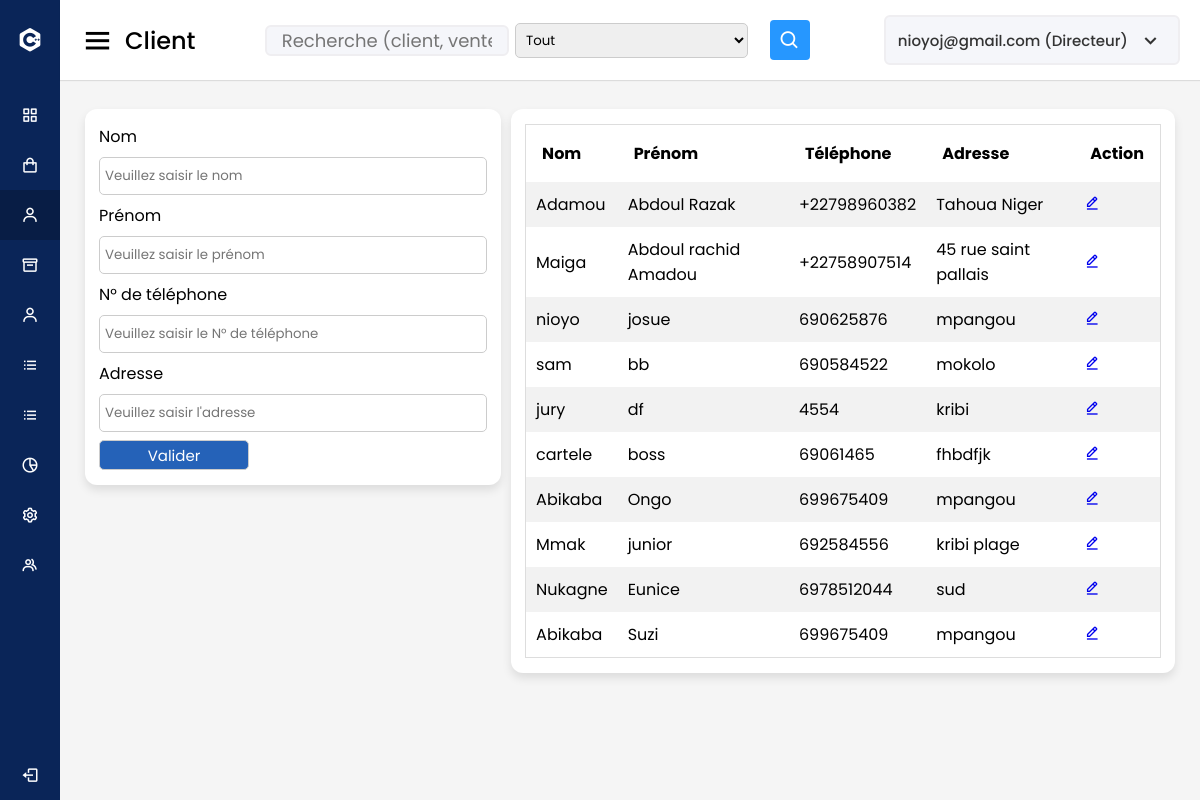
/vue/client.php (signed in), run on the app's committed database.
### tables this page shows
CREATE TABLE `client` (
  `id` int(11) NOT NULL,
  `nom` varchar(30) NOT NULL,
  `prenom` varchar(30) NOT NULL,
  `telephone` varchar(30) NOT NULL,
  `adresse` varchar(50) NOT NULL
);

### model/function.php (called while the page is built, shortened)
<?php
function getClient($id = null)
{
    if (!empty($id)) {
        $sql = "SELECT * FROM client WHERE id=?";
        $req = $GLOBALS['connexion']->prepare($sql);
        $req->execute(array($id));
        return $req->fetch();
    } else {
        $sql = "SELECT * FROM client";
        $req = $GLOBALS['connexion']->prepare($sql);
        $req->execute();
        return $req->fetchAll();
    }
}

### vue/client.php (the view, shortened to what this page needs)
<?php
include 'entete.php';
?>
<div class="home-content">
    <div class="overview-boxes">
        <div class="box">
            <form action=" <?= !empty($_GET['id']) ?  "../model/modifClient.php" : "../model/ajoutClient.php" ?>" method="post">
                <label for="nom">Nom</label>
                <input value="<?= !empty($_GET['id']) ?  $client['nom'] : "" ?>" type="text" name="nom" id="nom" placeholder="Veuillez saisir le nom">
                <label for="prenom">Prénom</label>
                <input value="<?= !empty($_GET['id']) ?  $client['prenom'] : "" ?>" type="text" name="prenom" id="prenom" placeholder="Veuillez saisir le prénom">
                <label for="telephone">N° de téléphone</label>
                <input value="<?= !empty($_GET['id']) ?  $client['telephone'] : "" ?>" type="text" name="telephone" id="telephone" placeholder="Veuillez saisir le N° de téléphone">
                <label for="adresse">Adresse</label>
                <input value="<?= !empty($_GET['id']) ?  $client['adresse'] : "" ?>" type="text" name="adresse" id="adresse" placeholder="Veuillez saisir l'adresse">
                <button type="submit">Valider</button>
            </form>
        </div>
        <div class="box">
            <table class="mtable">
                <tr>
                    <th>Nom</th>
                    <th>Prénom</th>
                    <th>Téléphone</th>
                    <th>Adresse</th>
                    <th>Action</th>
                </tr>
                <?php
                $clients = getClient();
                if (!empty($clients) && is_array($clients)) {
                    foreach ($clients as $key => $value) {
                ?>
                        <tr>
                            <td><?= $value['nom'] ?></td>
                            <td><?= $value['prenom'] ?></td>
                            <td><?= $value['telephone'] ?></td>
                            <td><?= $value['adresse'] ?></td>
                            <td><a href="?id=<?= $value['id'] ?>"><i class='bx bx-edit-alt'></i></a></td>
                        </tr>
                <?php
                    }
                }
                ?>
            </table>
        </div>
    </div>
</div>
</section>
<?php
include 'pied.php';
?>

### public/css/style.css (style rules this page uses)
* { margin: 0; padding: 0; box-sizing: border-box; font-family: "Poppins", sans-serif; }
.home-section .home-content { position: relative; padding-top: 104px; }
.home-content .overview-boxes { display: flex; align-items: flex-start; justify-content: space-between; flex-wrap: nowrap; padding: 0 20px; margin-bottom: 26px; }
.overview-boxes .box { display: flex; align-items: center; justify-content: center; background: #fff; padding: 15px 14px; border-radius: 12px; box-shadow: 0 5px 10px rgba(0, 0, 0, 0.1); margin: 5px; }
input, textarea, select { margin-bottom: 10px; box-sizing: border-box; width: 100%; margin: 8px 0; padding: 8px 5px; border-radius: 5px; border: 1px solid #ccc; }
button { background-color: rgba(0, 72, 173, 0.855); color: white; width: 150px; height: 30px; border: 1px solid #ccc; font-size: 15px; border-radius: 5px; }
label { display: block; }
form { width: 100%; }
table.mtable { width: 100%; border-collapse: collapse; width: 100%; border: 1px solid #ddd; }
th, td { text-align: left; padding: 16px; }
table.mtable tr:nth-child(even) { background: #f2f2f2; }
table.mtable td { padding: 10px; }

### data on the page
client: nom "Adamou", prenom "Abdoul Razak", telephone "+22798960382", adresse "Tahoua Niger"
client: nom "Maiga", prenom "Abdoul rachid Amadou", telephone "+22758907514", adresse "45 rue saint pallais"
client: nom "nioyo", prenom "josue", telephone "690625876", adresse "mpangou"
client: nom "sam", prenom "bb", telephone "690584522", adresse "mokolo"
client: nom "jury", prenom "df", telephone "4554", adresse "kribi"
client: nom "cartele", prenom "boss", telephone "69061465", adresse "fhbdfjk"
client: nom "Abikaba", prenom "Ongo", telephone "699675409", adresse "mpangou"
client: nom "Mmak", prenom "junior", telephone "692584556", adresse "kribi plage"
client: nom "Nukagne", prenom "Eunice", telephone "6978512044", adresse "sud"
client: nom "Abikaba", prenom "Suzi", telephone "699675409", adresse "mpangou"

### other printed values
str_replace(".php", "", basename($_SERVER['PHP_SELF'])) "Client"
$_SESSION['user'] "nioyoj@gmail.com"
$userRole "Directeur"
